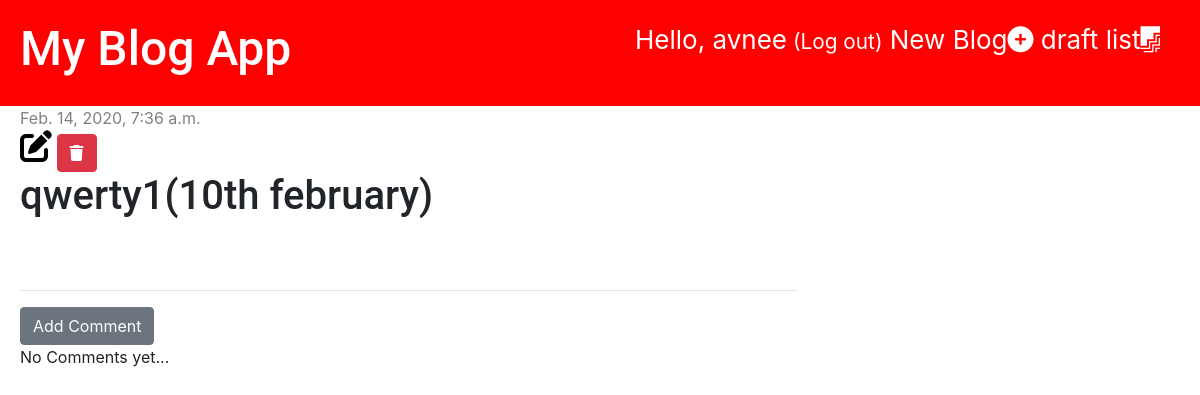
/post/2 (signed in), run on an earlier commit of the app's database.
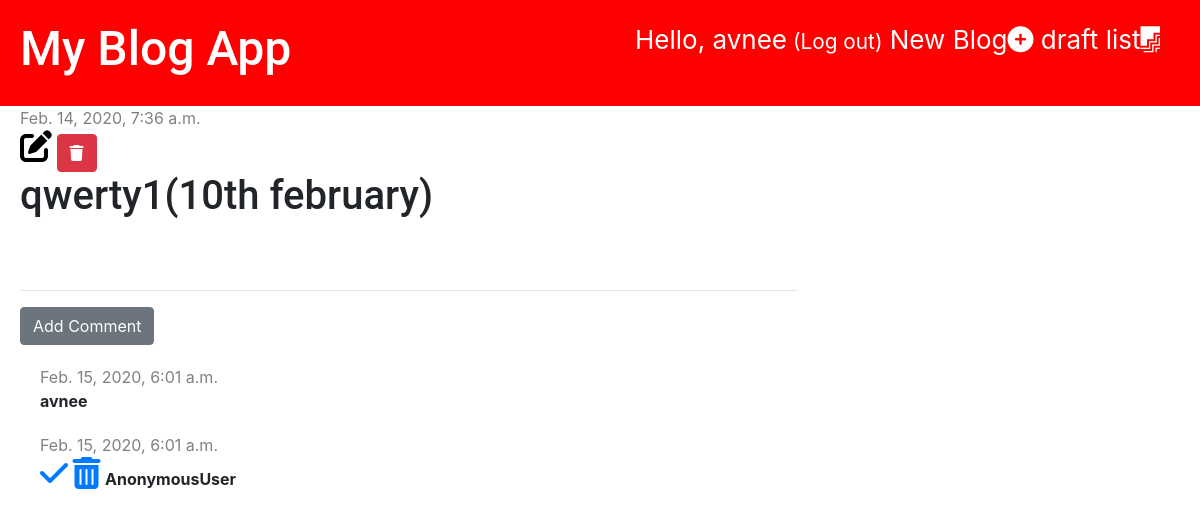
And on a later commit of the database.
### my_site/models.py (models this page shows, shortened)
class Comment(models.Model):
    post = models.ForeignKey('my_site.Post',on_delete=models.CASCADE,related_name='comments')
    author = models.CharField(max_length=200)
    text= models.TextField()
    created_date = models.DateTimeField(default=timezone.now)
    approved = models.BooleanField(default=False)

### my_site/views.py (the view)
# urls.py: path('post/<int:pk>',views.post_detail,name='post_detail'),
def post_detail(request,pk):
    post=get_object_or_404(Post, pk=pk)
    stuff_for_frontend = {'post': post}
    return render(request,'my_site/post_detail.html',stuff_for_frontend)

### my_site/templatetags/markdownify.py (called while the page is built)
@register.filter
def markdown(value):
    renderer = HighlightRenderer()
    markdown = mistune.Markdown(renderer=renderer)
    return markdown(value)

### templates/my_site/post_detail.html (shortened to what this page needs)
{% extends 'base.html' %}
{% load markdownify %}
{% block content %}
    <div class="post">
        {% if post.published_date %}
            <div class="date">
                {{ post.published_date }}
            </div>
        {% else %}
            <a href="{% url 'post_publish' pk=post.pk %}" class="btn btn-primary">Publish</a>
        {% endif %}
        {% if user.is_authenticated %}
            <a href="{% url 'post_edit' pk=post.pk %}"><i class="fas fa-edit fa-2x" style="color: #000000"></i></a>
        {% endif %}
        <a href="{% url 'post_delete' pk=post.pk %}" class="btn btn-danger"
           onclick="return confirm('Are u sure u want to delete this post')">
            <i class="fas fa-trash"></i>
        </a>
        <h1>{{ post.title }}</h1>
    </div>
    <hr>
    <a href="{% url 'add_comment' pk=post.pk %}" class="btn btn-secondary">Add Comment</a>
    {% for comment in post.comments.all %}
        {% if user.is_authenticated or comment.approved %}
            <div class="comment">
                <div class="date">
                    {{ comment.created_date }}
                </div>
                {% if not comment.approved and user.is_superuser %}
                    <a href="{% url 'approve_comment' pk=comment.pk %}"><i class="fas fa-check fa-2x"></i></a>
                    <a href="{% url 'remove_comment' pk=comment.pk %}"><i class="fas fa-trash-alt fa-2x"></i></a>
                {% endif %}
                <strong>{{ comment.author }}</strong>
            </div>
        {% endif %}
    {% empty %}
        <p>No Comments yet...</p>
    {% endfor %}
{% endblock %}

What changed in the data, as far as the page shows it:
added Comment: created_date "Feb. 15, 2020, 6:01 a.m.", author "avnee"
added Comment: created_date "Feb. 15, 2020, 6:01 a.m.", approved False (drawn), author "AnonymousUser"
Also different on the page:
text no longer shown: "No Comments yet..."
